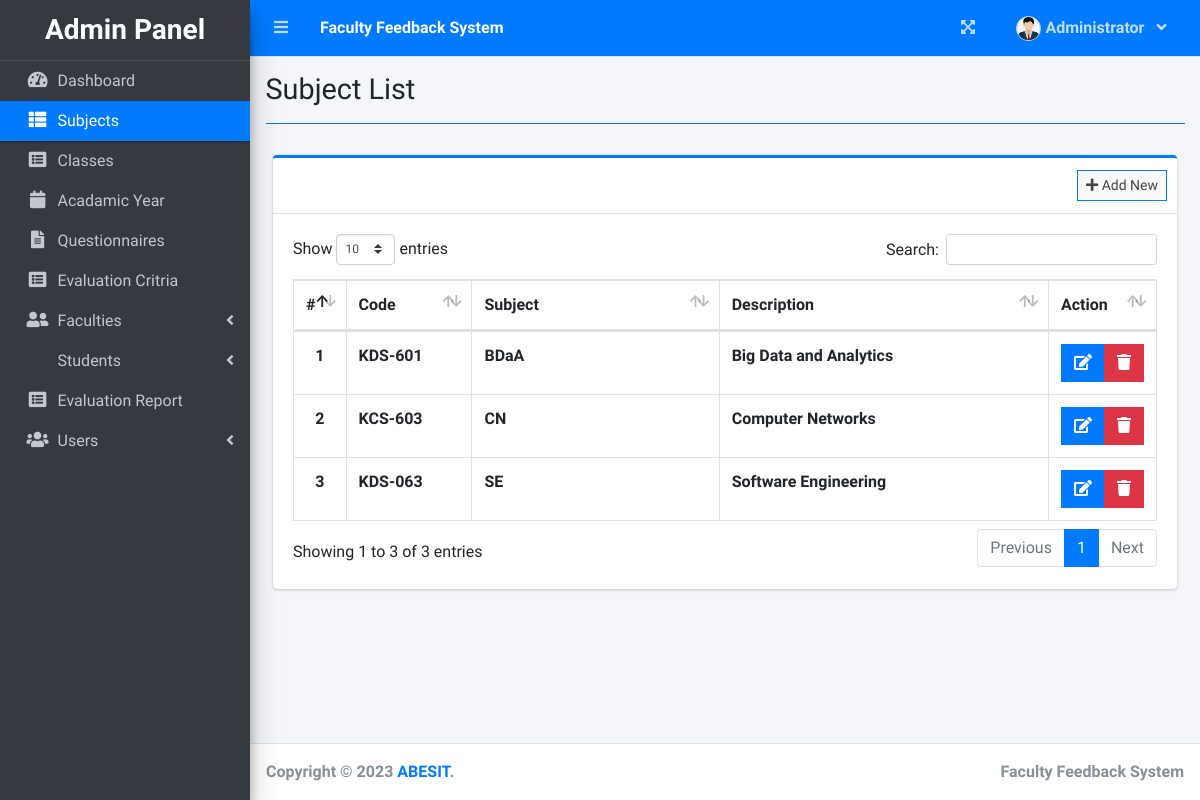
Screenshot of /index.php?page=subject_list (signed in) with the database file from the repository.
### tables this page shows
CREATE TABLE `subject_list` (
  `id` int(30) NOT NULL,
  `code` varchar(50) NOT NULL,
  `subject` text NOT NULL,
  `description` text NOT NULL
);

### admin/subject_list.php (the view, shortened to what this page needs)
<?php include'db_connect.php' ?>
<div class="col-lg-12">
	<div class="card card-outline card-primary">
		<div class="card-header">
			<div class="card-tools">
				<a class="btn btn-block btn-sm btn-default btn-flat border-primary new_subject" href="javascript:void(0)"><i class="fa fa-plus"></i> Add New</a>
			</div>
		</div>
		<div class="card-body">
			<table class="table tabe-hover table-bordered" id="list">
				<colgroup>
					<col width="5%">
					<col width="15%">
					<col width="30%">
					<col width="40%">
					<col width="15%">
				</colgroup>
				<thead>
					<tr>
						<th class="text-center">#</th>
						<th>Code</th>
						<th>Subject</th>
						<th>Description</th>
						<th>Action</th>
					</tr>
				</thead>
				<tbody>
					<?php
					$i = 1;
					$qry = $conn->query("SELECT * FROM subject_list order by subject asc ");
					while($row= $qry->fetch_assoc()):
					?>
					<tr>
						<th class="text-center"><?php echo $i++ ?></th>
						<td><b><?php echo $row['code'] ?></b></td>
						<td><b><?php echo $row['subject'] ?></b></td>
						<td><b><?php echo $row['description'] ?></b></td>
						<td class="text-center">
		                    <div class="btn-group">
		                        <a href="javascript:void(0)" data-id='<?php echo $row['id'] ?>' class="btn btn-primary btn-flat manage_subject">
		                          <i class="fas fa-edit"></i>
		                        </a>
		                        <button type="button" class="btn btn-danger btn-flat delete_subject" data-id="<?php echo $row['id'] ?>">
		                          <i class="fas fa-trash"></i>
		                        </button>
	                      </div>
						</td>
					</tr>
				<?php endwhile; ?>
				</tbody>
			</table>
		</div>
	</div>
</div>

### rows the page displays
subject_list: code "KDS-601", subject "BDaA", description "Big Data and Analytics"
subject_list: code "KCS-603", subject "CN", description "Computer Networks"
subject_list: code "KDS-063", subject "SE", description "Software Engineering"

### other values shown
$_SESSION['system']['name'] "Faculty Feedback System"
$_SESSION['login_firstname'] "Administrator"
$title "Subject List"
